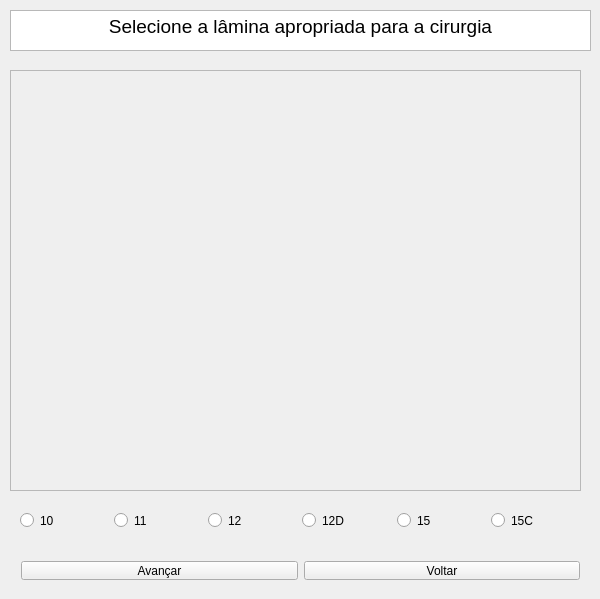
<?xml version="1.0" encoding="UTF-8"?>
<ui version="4.0">
 <class>startScreen</class>
 <widget class="QWidget" name="startScreen">
  <property name="geometry">
   <rect>
    <x>0</x>
    <y>0</y>
    <width>600</width>
    <height>599</height>
   </rect>
  </property>
  <property name="windowTitle">
   <string>StartScreen</string>
  </property>
  <widget class="QStackedWidget" name="stackedWidget">
   <property name="geometry">
    <rect>
     <x>0</x>
     <y>0</y>
     <width>700</width>
     <height>902</height>
    </rect>
   </property>
   <property name="currentIndex">
    <number>7</number>
   </property>
   <widget class="QWidget" name="startPage">
    <widget class="QFrame" name="startFrame">
     <property name="geometry">
      <rect>
       <x>180</x>
       <y>130</y>
       <width>271</width>
       <height>411</height>
      </rect>
     </property>
     <layout class="QVBoxLayout" name="verticalLayout">
      <item>
       <widget class="QPushButton" name="startButton">
        <property name="text">
         <string>Iniciar</string>
        </property>
       </widget>
      </item>
      <item>
       <widget class="QPushButton" name="instructionsButton">
        <property name="text">
         <string>Instruções</string>
        </property>
       </widget>
      </item>
      <item>
       <widget class="QPushButton" name="creditsButton">
        <property name="text">
         <string>Créditos</string>
        </property>
       </widget>
      </item>
      <item>
       <widget class="QPushButton" name="exitButton">
        <property name="text">
         <string>Sair</string>
        </property>
       </widget>
      </item>
     </layout>
    </widget>
   </widget>
   <widget class="QWidget" name="optionsPage">
    <widget class="QFrame" name="optionsFrame">
     <property name="enabled">
      <bool>true</bool>
     </property>
     <property name="geometry">
      <rect>
       <x>170</x>
       <y>140</y>
       <width>271</width>
       <height>411</height>
      </rect>
     </property>
     <property name="frameShape">
      <enum>QFrame::StyledPanel</enum>
     </property>
     <property name="frameShadow">
      <enum>QFrame::Raised</enum>
     </property>
     <widget class="QWidget" name="verticalLayoutWidget">
      <property name="geometry">
       <rect>
        <x>-1</x>
        <y>-1</y>
        <width>271</width>
        <height>411</height>
       </rect>
      </property>
      <layout class="QVBoxLayout" name="verticalLayout_2">
       <item>
        <widget class="QPushButton" name="completeProcedureButton">
         <property name="text">
          <string>Procedimento completo</string>
         </property>
        </widget>
       </item>
       <item>
        <widget class="QPushButton" name="cutOnlyButton">
         <property name="text">
          <string>Apenas corte</string>
         </property>
        </widget>
       </item>
       <item>
        <widget class="QPushButton" name="backToStartFrameButton">
         <property name="text">
          <string>Voltar</string>
         </property>
        </widget>
       </item>
      </layout>
     </widget>
    </widget>
   </widget>
   <widget class="QWidget" name="instructionsPage">
    <widget class="QWidget" name="verticalLayoutWidget_2">
     <property name="geometry">
      <rect>
       <x>430</x>
       <y>510</y>
       <width>160</width>
       <height>80</height>
      </rect>
     </property>
     <layout class="QVBoxLayout" name="verticalLayout_3">
      <item>
       <widget class="QPushButton" name="instructionsBackButton">
        <property name="text">
         <string>Voltar</string>
        </property>
       </widget>
      </item>
     </layout>
    </widget>
   </widget>
   <widget class="QWidget" name="creditsPage">
    <widget class="QWidget" name="verticalLayoutWidget_3">
     <property name="geometry">
      <rect>
       <x>430</x>
       <y>510</y>
       <width>160</width>
       <height>80</height>
      </rect>
     </property>
     <layout class="QVBoxLayout" name="verticalLayout_4">
      <item>
       <widget class="QPushButton" name="creditsBackButton">
        <property name="text">
         <string>Voltar</string>
        </property>
       </widget>
      </item>
     </layout>
    </widget>
   </widget>
   <widget class="QWidget" name="chartPage">
    <widget class="QLabel" name="patientNameLabel">
     <property name="geometry">
      <rect>
       <x>10</x>
       <y>20</y>
       <width>101</width>
       <height>16</height>
      </rect>
     </property>
     <property name="text">
      <string>Nome do paciente:</string>
     </property>
    </widget>
    <widget class="QLabel" name="chartNumberLabel">
     <property name="geometry">
      <rect>
       <x>10</x>
       <y>60</y>
       <width>121</width>
       <height>16</height>
      </rect>
     </property>
     <property name="text">
      <string>Número do prontuário: </string>
     </property>
    </widget>
    <widget class="QLabel" name="clinicLabel">
     <property name="geometry">
      <rect>
       <x>10</x>
       <y>100</y>
       <width>101</width>
       <height>16</height>
      </rect>
     </property>
     <property name="text">
      <string>Clínica: </string>
     </property>
    </widget>
    <widget class="QLabel" name="dateLabel">
     <property name="geometry">
      <rect>
       <x>320</x>
       <y>60</y>
       <width>47</width>
       <height>13</height>
      </rect>
     </property>
     <property name="text">
      <string>Data:</string>
     </property>
    </widget>
    <widget class="QLabel" name="doctorLabel">
     <property name="geometry">
      <rect>
       <x>320</x>
       <y>100</y>
       <width>47</width>
       <height>13</height>
      </rect>
     </property>
     <property name="text">
      <string>Médico: </string>
     </property>
    </widget>
    <widget class="QLabel" name="patientHistoryLabel">
     <property name="geometry">
      <rect>
       <x>10</x>
       <y>140</y>
       <width>121</width>
       <height>16</height>
      </rect>
     </property>
     <property name="text">
      <string>Histórico do paciente: </string>
     </property>
    </widget>
    <widget class="QTextBrowser" name="patientNameBox">
     <property name="geometry">
      <rect>
       <x>110</x>
       <y>10</y>
       <width>451</width>
       <height>31</height>
      </rect>
     </property>
    </widget>
    <widget class="QTextBrowser" name="chartNumberBox">
     <property name="geometry">
      <rect>
       <x>130</x>
       <y>50</y>
       <width>171</width>
       <height>31</height>
      </rect>
     </property>
    </widget>
    <widget class="QTextBrowser" name="dateBox">
     <property name="geometry">
      <rect>
       <x>360</x>
       <y>50</y>
       <width>211</width>
       <height>31</height>
      </rect>
     </property>
    </widget>
    <widget class="QTextBrowser" name="clinicBox">
     <property name="geometry">
      <rect>
       <x>50</x>
       <y>90</y>
       <width>251</width>
       <height>31</height>
      </rect>
     </property>
    </widget>
    <widget class="QTextBrowser" name="doctorBox">
     <property name="geometry">
      <rect>
       <x>370</x>
       <y>90</y>
       <width>201</width>
       <height>31</height>
      </rect>
     </property>
    </widget>
    <widget class="QTextBrowser" name="patientHistoryBox">
     <property name="geometry">
      <rect>
       <x>10</x>
       <y>160</y>
       <width>571</width>
       <height>321</height>
      </rect>
     </property>
    </widget>
    <widget class="QPushButton" name="chartPageForwardButton">
     <property name="geometry">
      <rect>
       <x>60</x>
       <y>550</y>
       <width>75</width>
       <height>23</height>
      </rect>
     </property>
     <property name="text">
      <string>Avançar</string>
     </property>
    </widget>
    <widget class="QPushButton" name="chartPageBackButton">
     <property name="geometry">
      <rect>
       <x>450</x>
       <y>550</y>
       <width>75</width>
       <height>23</height>
      </rect>
     </property>
     <property name="text">
      <string>Voltar</string>
     </property>
    </widget>
   </widget>
   <widget class="QWidget" name="treatmentDecisionPage">
    <widget class="QWidget" name="verticalLayoutWidget_4">
     <property name="geometry">
      <rect>
       <x>140</x>
       <y>120</y>
       <width>319</width>
       <height>441</height>
      </rect>
     </property>
     <layout class="QVBoxLayout" name="verticalLayout_5">
      <item>
       <widget class="QPushButton" name="submentalIncisionButton">
        <property name="text">
         <string>Seguir para a cirurgia, utilizando incisão submentoniana</string>
        </property>
       </widget>
      </item>
      <item>
       <widget class="QPushButton" name="otherIncisionButton">
        <property name="text">
         <string>Seguir para a cirurgia, utilizando outro tipo de incisão</string>
        </property>
       </widget>
      </item>
      <item>
       <widget class="QPushButton" name="noSurgeryButton">
        <property name="text">
         <string>O paciente não deve passar por cirurgia no momento</string>
        </property>
       </widget>
      </item>
     </layout>
    </widget>
    <widget class="QTextBrowser" name="textBrowser">
     <property name="geometry">
      <rect>
       <x>30</x>
       <y>30</y>
       <width>531</width>
       <height>61</height>
      </rect>
     </property>
     <property name="html">
      <string>&lt;!DOCTYPE HTML PUBLIC &quot;-//W3C//DTD HTML 4.0//EN&quot; &quot;http://www.w3.org/TR/REC-html40/strict.dtd&quot;&gt;
&lt;html&gt;&lt;head&gt;&lt;meta name=&quot;qrichtext&quot; content=&quot;1&quot; /&gt;&lt;style type=&quot;text/css&quot;&gt;
p, li { white-space: pre-wrap; }
&lt;/style&gt;&lt;/head&gt;&lt;body style=&quot; font-family:'MS Shell Dlg 2'; font-size:8.25pt; font-weight:400; font-style:normal;&quot;&gt;
&lt;p align=&quot;center&quot; style=&quot; margin-top:0px; margin-bottom:0px; margin-left:0px; margin-right:0px; -qt-block-indent:0; text-indent:0px;&quot;&gt;&lt;span style=&quot; font-size:14pt;&quot;&gt;Dada a condição atual do paciente, qual o melhor curso de tratamento?&lt;/span&gt;&lt;/p&gt;&lt;/body&gt;&lt;/html&gt;</string>
     </property>
    </widget>
    <widget class="QPushButton" name="backToChartButton">
     <property name="geometry">
      <rect>
       <x>500</x>
       <y>522</y>
       <width>75</width>
       <height>61</height>
      </rect>
     </property>
     <property name="text">
      <string>Voltar para
 o prontuário</string>
     </property>
    </widget>
   </widget>
   <widget class="QWidget" name="reportPage">
    <widget class="QTextBrowser" name="textBrowser_2">
     <property name="geometry">
      <rect>
       <x>10</x>
       <y>10</y>
       <width>581</width>
       <height>41</height>
      </rect>
     </property>
     <property name="html">
      <string>&lt;!DOCTYPE HTML PUBLIC &quot;-//W3C//DTD HTML 4.0//EN&quot; &quot;http://www.w3.org/TR/REC-html40/strict.dtd&quot;&gt;
&lt;html&gt;&lt;head&gt;&lt;meta name=&quot;qrichtext&quot; content=&quot;1&quot; /&gt;&lt;style type=&quot;text/css&quot;&gt;
p, li { white-space: pre-wrap; }
&lt;/style&gt;&lt;/head&gt;&lt;body style=&quot; font-family:'MS Shell Dlg 2'; font-size:8.25pt; font-weight:400; font-style:normal;&quot;&gt;
&lt;p align=&quot;center&quot; style=&quot; margin-top:0px; margin-bottom:0px; margin-left:0px; margin-right:0px; -qt-block-indent:0; text-indent:0px;&quot;&gt;&lt;span style=&quot; font-size:16pt;&quot;&gt;Relatório de desempenho&lt;/span&gt;&lt;/p&gt;&lt;/body&gt;&lt;/html&gt;</string>
     </property>
    </widget>
    <widget class="QLabel" name="treatmentChoiceLabel">
     <property name="geometry">
      <rect>
       <x>10</x>
       <y>70</y>
       <width>141</width>
       <height>21</height>
      </rect>
     </property>
     <property name="font">
      <font>
       <pointsize>10</pointsize>
      </font>
     </property>
     <property name="text">
      <string>Escolha do tratamento:</string>
     </property>
    </widget>
    <widget class="QTextBrowser" name="treatmentChoiceBox">
     <property name="geometry">
      <rect>
       <x>150</x>
       <y>70</y>
       <width>251</width>
       <height>31</height>
      </rect>
     </property>
    </widget>
    <widget class="QWidget" name="verticalLayoutWidget_5">
     <property name="geometry">
      <rect>
       <x>429</x>
       <y>499</y>
       <width>171</width>
       <height>101</height>
      </rect>
     </property>
     <layout class="QVBoxLayout" name="verticalLayout_6">
      <item>
       <widget class="QPushButton" name="reportPageStartButton">
        <property name="text">
         <string>Início</string>
        </property>
       </widget>
      </item>
      <item>
       <widget class="QPushButton" name="reportPageExitButton">
        <property name="text">
         <string>Sair</string>
        </property>
       </widget>
      </item>
     </layout>
    </widget>
   </widget>
   <widget class="QWidget" name="scalpelPage">
    <widget class="QTextBrowser" name="textBrowser_3">
     <property name="geometry">
      <rect>
       <x>10</x>
       <y>10</y>
       <width>581</width>
       <height>41</height>
      </rect>
     </property>
     <property name="html">
      <string>&lt;!DOCTYPE HTML PUBLIC &quot;-//W3C//DTD HTML 4.0//EN&quot; &quot;http://www.w3.org/TR/REC-html40/strict.dtd&quot;&gt;
&lt;html&gt;&lt;head&gt;&lt;meta name=&quot;qrichtext&quot; content=&quot;1&quot; /&gt;&lt;style type=&quot;text/css&quot;&gt;
p, li { white-space: pre-wrap; }
&lt;/style&gt;&lt;/head&gt;&lt;body style=&quot; font-family:'MS Shell Dlg 2'; font-size:8.25pt; font-weight:400; font-style:normal;&quot;&gt;
&lt;p align=&quot;center&quot; style=&quot; margin-top:0px; margin-bottom:0px; margin-left:0px; margin-right:0px; -qt-block-indent:0; text-indent:0px;&quot;&gt;&lt;span style=&quot; font-size:14pt;&quot;&gt;Selecione a lâmina apropriada para a cirurgia&lt;/span&gt;&lt;/p&gt;&lt;/body&gt;&lt;/html&gt;</string>
     </property>
    </widget>
    <widget class="QFrame" name="scalpelFrame">
     <property name="geometry">
      <rect>
       <x>10</x>
       <y>70</y>
       <width>571</width>
       <height>421</height>
      </rect>
     </property>
     <property name="frameShape">
      <enum>QFrame::StyledPanel</enum>
     </property>
     <property name="frameShadow">
      <enum>QFrame::Raised</enum>
     </property>
     <widget class="QLabel" name="scalpelLabel">
      <property name="geometry">
       <rect>
        <x>6</x>
        <y>2</y>
        <width>561</width>
        <height>421</height>
       </rect>
      </property>
      <property name="text">
       <string/>
      </property>
     </widget>
    </widget>
    <widget class="QWidget" name="horizontalLayoutWidget">
     <property name="geometry">
      <rect>
       <x>9</x>
       <y>500</y>
       <width>581</width>
       <height>41</height>
      </rect>
     </property>
     <layout class="QHBoxLayout" name="horizontalLayout">
      <item>
       <widget class="QRadioButton" name="scalpel10">
        <property name="text">
         <string>10</string>
        </property>
       </widget>
      </item>
      <item>
       <widget class="QRadioButton" name="scalpel11">
        <property name="text">
         <string>11</string>
        </property>
       </widget>
      </item>
      <item>
       <widget class="QRadioButton" name="scalpel12">
        <property name="text">
         <string>12</string>
        </property>
       </widget>
      </item>
      <item>
       <widget class="QRadioButton" name="scalpel12d">
        <property name="text">
         <string>12D</string>
        </property>
       </widget>
      </item>
      <item>
       <widget class="QRadioButton" name="scalpel15">
        <property name="text">
         <string>15</string>
        </property>
       </widget>
      </item>
      <item>
       <widget class="QRadioButton" name="scalpel15c">
        <property name="text">
         <string>15C</string>
        </property>
       </widget>
      </item>
     </layout>
    </widget>
    <widget class="QWidget" name="horizontalLayoutWidget_2">
     <property name="geometry">
      <rect>
       <x>10</x>
       <y>550</y>
       <width>581</width>
       <height>41</height>
      </rect>
     </property>
     <layout class="QHBoxLayout" name="horizontalLayout_2">
      <item>
       <widget class="QPushButton" name="scalpelForwardButton">
        <property name="text">
         <string>Avançar</string>
        </property>
       </widget>
      </item>
      <item>
       <widget class="QPushButton" name="scalpelBackButton">
        <property name="text">
         <string>Voltar</string>
        </property>
       </widget>
      </item>
     </layout>
    </widget>
   </widget>
  </widget>
 </widget>
 <layoutdefault spacing="6" margin="11"/>
 <resources/>
 <connections>
  <connection>
   <sender>exitButton</sender>
   <signal>clicked()</signal>
   <receiver>startScreen</receiver>
   <slot>close()</slot>
   <hints>
    <hint type="sourcelabel">
     <x>315</x>
     <y>465</y>
    </hint>
    <hint type="destinationlabel">
     <x>299</x>
     <y>299</y>
    </hint>
   </hints>
  </connection>
  <connection>
   <sender>reportPageExitButton</sender>
   <signal>clicked()</signal>
   <receiver>startScreen</receiver>
   <slot>close()</slot>
   <hints>
    <hint type="sourcelabel">
     <x>514</x>
     <y>570</y>
    </hint>
    <hint type="destinationlabel">
     <x>299</x>
     <y>298</y>
    </hint>
   </hints>
  </connection>
 </connections>
</ui>
